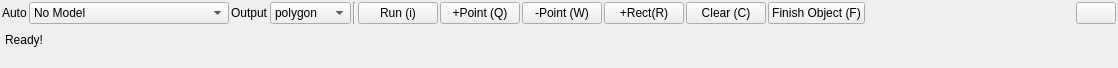
<?xml version="1.0" encoding="UTF-8"?>
<ui version="4.0">
 <class>auto_labeling_form</class>
 <widget class="QWidget" name="auto_labeling_form">
  <property name="geometry">
   <rect>
    <x>0</x>
    <y>0</y>
    <width>1118</width>
    <height>68</height>
   </rect>
  </property>
  <property name="sizePolicy">
   <sizepolicy hsizetype="Minimum" vsizetype="Minimum">
    <horstretch>0</horstretch>
    <verstretch>0</verstretch>
   </sizepolicy>
  </property>
  <property name="windowTitle">
   <string>Form</string>
  </property>
  <property name="styleSheet">
   <string notr="true"/>
  </property>
  <layout class="QVBoxLayout" name="verticalLayout">
   <property name="spacing">
    <number>0</number>
   </property>
   <property name="leftMargin">
    <number>2</number>
   </property>
   <property name="topMargin">
    <number>2</number>
   </property>
   <property name="rightMargin">
    <number>2</number>
   </property>
   <property name="bottomMargin">
    <number>2</number>
   </property>
   <item>
    <layout class="QHBoxLayout" name="model_selection">
     <property name="spacing">
      <number>2</number>
     </property>
     <property name="topMargin">
      <number>0</number>
     </property>
     <item>
      <widget class="QLabel" name="model_label">
       <property name="text">
        <string>Auto</string>
       </property>
      </widget>
     </item>
     <item>
      <widget class="QComboBox" name="model_select_combobox">
       <property name="enabled">
        <bool>true</bool>
       </property>
       <property name="minimumSize">
        <size>
         <width>200</width>
         <height>0</height>
        </size>
       </property>
       <item>
        <property name="text">
         <string>No Model</string>
        </property>
       </item>
      </widget>
     </item>
     <item>
      <widget class="QLabel" name="output_label">
       <property name="text">
        <string>Output</string>
       </property>
      </widget>
     </item>
     <item>
      <widget class="QComboBox" name="output_select_combobox">
       <item>
        <property name="text">
         <string>polygon</string>
        </property>
       </item>
       <item>
        <property name="text">
         <string>rectangle</string>
        </property>
       </item>
      </widget>
     </item>
     <item>
      <widget class="Line" name="line">
       <property name="orientation">
        <enum>Qt::Vertical</enum>
       </property>
      </widget>
     </item>
     <item>
      <widget class="QPushButton" name="button_run">
       <property name="text">
        <string>Run (i)</string>
       </property>
      </widget>
     </item>
     <item>
      <widget class="QPushButton" name="button_add_point">
       <property name="text">
        <string>+Point (Q)</string>
       </property>
      </widget>
     </item>
     <item>
      <widget class="QPushButton" name="button_remove_point">
       <property name="text">
        <string>-Point (W)</string>
       </property>
      </widget>
     </item>
     <item>
      <widget class="QPushButton" name="button_add_rect">
       <property name="text">
        <string>+Rect(R)</string>
       </property>
      </widget>
     </item>
     <item>
      <widget class="QPushButton" name="button_clear">
       <property name="text">
        <string>Clear (C)</string>
       </property>
      </widget>
     </item>
     <item>
      <widget class="QPushButton" name="button_finish_object">
       <property name="text">
        <string>Finish Object (F)</string>
       </property>
      </widget>
     </item>
     <item>
      <spacer name="horizontalSpacer">
       <property name="orientation">
        <enum>Qt::Horizontal</enum>
       </property>
       <property name="sizeHint" stdset="0">
        <size>
         <width>0</width>
         <height>0</height>
        </size>
       </property>
      </spacer>
     </item>
     <item>
      <widget class="QPushButton" name="button_close">
       <property name="sizePolicy">
        <sizepolicy hsizetype="Minimum" vsizetype="Fixed">
         <horstretch>0</horstretch>
         <verstretch>0</verstretch>
        </sizepolicy>
       </property>
       <property name="text">
        <string/>
       </property>
       <property name="icon">
        <iconset resource="../../../../resources/resources.qrc">
         <normaloff>:/images/images/cancel.png</normaloff>:/images/images/cancel.png</iconset>
       </property>
       <property name="iconSize">
        <size>
         <width>12</width>
         <height>12</height>
        </size>
       </property>
      </widget>
     </item>
    </layout>
   </item>
   <item>
    <widget class="QLabel" name="model_status_label">
     <property name="sizePolicy">
      <sizepolicy hsizetype="Expanding" vsizetype="Minimum">
       <horstretch>0</horstretch>
       <verstretch>0</verstretch>
      </sizepolicy>
     </property>
     <property name="styleSheet">
      <string notr="true">margin-top: 0;
margin-bottom: 10px;</string>
     </property>
     <property name="text">
      <string>Ready!</string>
     </property>
    </widget>
   </item>
  </layout>
 </widget>
 <resources>
  <include location="../../../../resources/resources.qrc"/>
 </resources>
 <connections/>
</ui>
